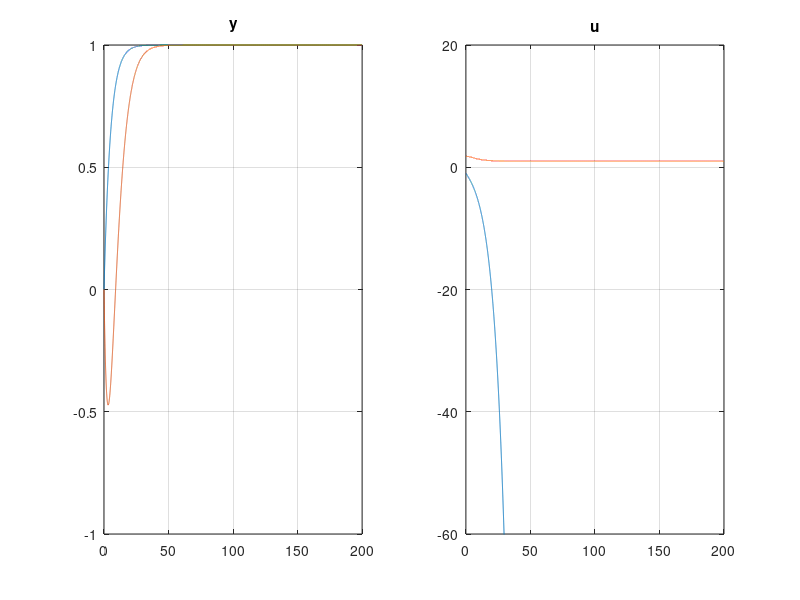

This figure's MATLAB source: (Note: this script raises an error after producing the figure.)
%% C8_Ej5_IMC -- Notas: sección 8.6 (control por modelo interno)
% QUÉ HACE   (a) Estabilidad interna: Q que invierte un cero de fase no mínima.
%            (b) Ejemplo de Bequette: proceso 1.5(1-s)/((s+1)(4s+1)), modelo 2/(5s+1).
%            (c) IMC-PID para Kp e^{-theta s}/(tau s+1) con el retardo exacto.
% OBSERVE    En (a) la salida es impecable mientras u diverge.  En (b) el lazo es
%            estable solo si lambda > 0.887.  En (c) lambda pequeño = lazo agresivo.
% ESPERADO   (a) |u| > 50 en t = 27.95 s.  (b) 8 lambda s^3 + (10 lambda - 7.5)s^2 +
%            (2 lambda + 6)s + 1.5.  (c) lambda = 3.2 / 6.7 / 10: OS 16 / 0 / 0 %.
% EXPLORE    En (c) baje lambda hasta perder la estabilidad (cerca de 0.75 s).
clear; close all; clc;
if ~exist('reglasPID', 'file'), addpath(fullfile(fileparts(mfilename('fullpath')), '..', 'comun')); end
s = tf('s');

% [ini:interna]
Gp = (1 - 9*s)/((15*s + 1)*(3*s + 1));  lambda = 5;
Q1 = (15*s + 1)*(3*s + 1)/((1 - 9*s)*(lambda*s + 1));   % invierte el cero: polo en +1/9
Q2 = (15*s + 1)*(3*s + 1)/(lambda*s + 1)^2;             % deja el cero en la salida
t = linspace(0, 200, 20001);
subplot(1,2,1); plot(t, step(minreal(Gp*Q1), t), t, step(Gp*Q2, t)); grid on; title('y');
u1 = step(Q1, t);  subplot(1,2,2); plot(t, u1, t, step(Q2, t)); ylim([-60 20]); grid on; title('u');
tLimite = t(find(abs(u1) > 50, 1))
% [fin:interna]

% [ini:robusto]
Gp = 1.5*(1 - s)/((s + 1)*(4*s + 1));  Gm = 2/(5*s + 1);
syms l x
car = expand(8*l*x^3 + (10*l - 7.5)*x^2 + (2*l + 6)*x + 1.5);   % 1 + Q(Gp - Gm) = 0
lmin = double(max(solve(20*l^2 + 33*l - 45 == 0, l)))           % fila s^1 de Routh
figure; hold on;
for lambda = [0.85 1.5 3]
    Q = (5*s + 1)/(2*(lambda*s + 1));  Gc = minreal(Q/(1 - Gm*Q));
    step(feedback(Gc*Gp, 1), 40);
end
grid on; legend('\lambda = 0.85', '\lambda = 1.5', '\lambda = 3'); ylim([-1 2.5]);
% [fin:robusto]

% [ini:fopdt]
Kp = 1.2;  tau = 20;  th = 4;
figure; hold on;
for lambda = [3.2 6.7 10]
    Kc = (tau + th/2)/(Kp*(lambda + th/2));  Ti = tau + th/2;  Td = tau*th/(2*tau + th);
    [t, y] = simularPID(Kp/(tau*s + 1), Kc, Ti, Td, 'tf', 100, 'dt', 0.005, 'L', th, 'N', 10);
    plot(t, y);  fprintf('lambda = %4.1f: Kc = %.3f  OS = %4.1f %%\n', lambda, Kc, 100*(max(y) - 1));
end
grid on; legend('\lambda = 3.2', '\lambda = 6.7', '\lambda = 10');
% [fin:fopdt]
